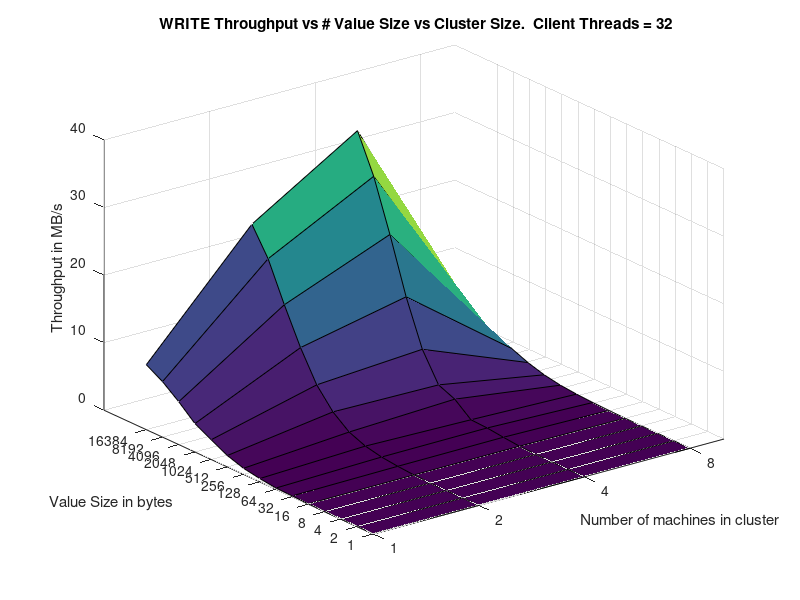

Source code (MATLAB):
x = dlmread('clus_valsize_write_thru.csv', ',')
clusters = [1,2,4,8]
clusters = clusters'
threads = [1,2,4,8,16,32,64,128,256,512,1024,2048,4096,8192,16384]
threads = threads'

z = x(:,3)
z = reshape(z, 15, 4)

surf(clusters, threads, z)
set(gca, 'Xscale', 'log')
set(gca, 'Yscale', 'log')
set(gca, 'Zscale', 'linear')

set(gca, 'Xtick', clusters')
set(gca, 'Xticklabel', clusters')
xlabel('Number of machines in cluster')

set(gca, 'Ytick', threads')
set(gca, 'Yticklabel', threads')
ylabel('Value Size in bytes')

thru = [0, 10, 20, 30, 40, 50, 60, 70, 80, 90, 100, 110, 120, 130, 140, 150, 160, 170, 180, 190, 200]
set(gca, 'Ztick', thru)
set(gca, 'Zticklabel', thru)
zlabel('Throughput in MB/s')
title(' WRITE Throughput vs # Value Size vs Cluster Size.  Client Threads = 32')


print -dpng clussize_valsize_write_thru.png
